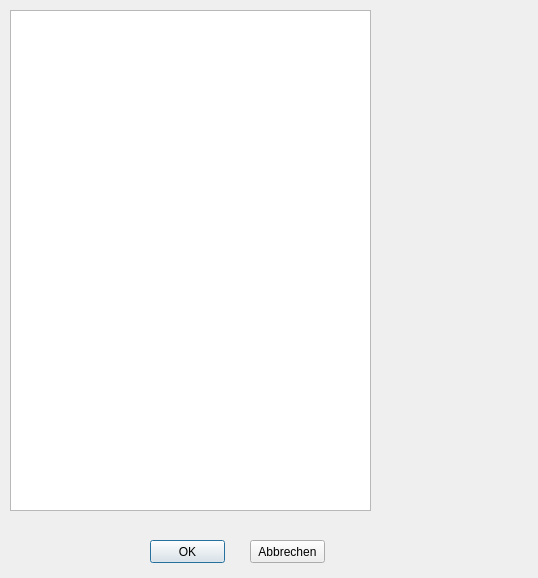
<?xml version="1.0" encoding="UTF-8"?>
<ui version="4.0">
 <class>Dialog_Kostenstellen</class>
 <widget class="QDialog" name="Dialog_Kostenstellen">
  <property name="geometry">
   <rect>
    <x>0</x>
    <y>0</y>
    <width>538</width>
    <height>578</height>
   </rect>
  </property>
  <property name="windowTitle">
   <string>Dialog</string>
  </property>
  <property name="modal">
   <bool>true</bool>
  </property>
  <widget class="QTableWidget" name="tableWidget_kost">
   <property name="geometry">
    <rect>
     <x>10</x>
     <y>10</y>
     <width>361</width>
     <height>501</height>
    </rect>
   </property>
   <property name="toolTip">
    <string>&lt;html&gt;&lt;head/&gt;&lt;body&gt;&lt;p&gt;Kostenselle löschen: Doppelklick auf die Nr, dann Nr entfernen, dann Enter&lt;/p&gt;&lt;/body&gt;&lt;/html&gt;</string>
   </property>
  </widget>
  <widget class="QPushButton" name="pushButton_ok">
   <property name="geometry">
    <rect>
     <x>150</x>
     <y>540</y>
     <width>75</width>
     <height>23</height>
    </rect>
   </property>
   <property name="text">
    <string>OK</string>
   </property>
  </widget>
  <widget class="QPushButton" name="pushButton_abbrechen">
   <property name="geometry">
    <rect>
     <x>250</x>
     <y>540</y>
     <width>75</width>
     <height>23</height>
    </rect>
   </property>
   <property name="text">
    <string>Abbrechen</string>
   </property>
  </widget>
  <action name="tabelle_sortieren">
   <property name="text">
    <string>tabelle_sortieren</string>
   </property>
   <property name="shortcut">
    <string>F5</string>
   </property>
  </action>
 </widget>
 <resources/>
 <connections/>
</ui>
